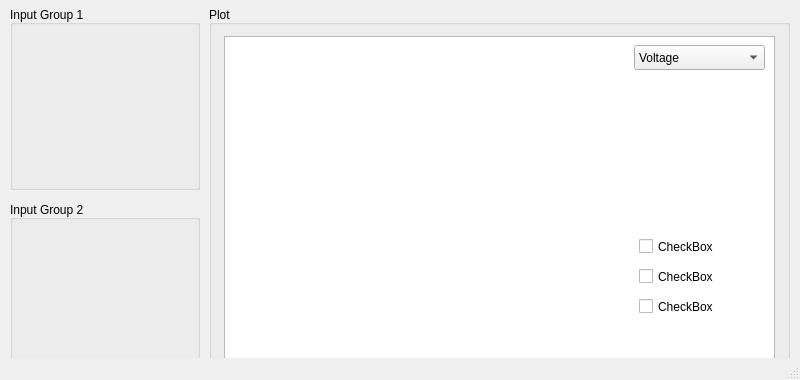
<?xml version="1.0" encoding="UTF-8"?>
<ui version="4.0">
 <class>MainWindow</class>
 <widget class="QMainWindow" name="MainWindow">
  <property name="geometry">
   <rect>
    <x>0</x>
    <y>0</y>
    <width>800</width>
    <height>380</height>
   </rect>
  </property>
  <property name="windowTitle">
   <string>General Power Theory</string>
  </property>
  <widget class="QWidget" name="centralwidget">
   <widget class="QGroupBox" name="plotGroupBox">
    <property name="geometry">
     <rect>
      <x>209</x>
      <y>5</y>
      <width>581</width>
      <height>431</height>
     </rect>
    </property>
    <property name="title">
     <string>Plot</string>
    </property>
    <property name="alignment">
     <set>Qt::AlignBottom|Qt::AlignLeading|Qt::AlignLeft</set>
    </property>
    <property name="flat">
     <bool>false</bool>
    </property>
    <property name="checkable">
     <bool>false</bool>
    </property>
    <widget class="PlotWidget" name="plotGraphicsView">
     <property name="geometry">
      <rect>
       <x>15</x>
       <y>31</y>
       <width>551</width>
       <height>361</height>
      </rect>
     </property>
    </widget>
    <widget class="QComboBox" name="comboBox">
     <property name="geometry">
      <rect>
       <x>425</x>
       <y>40</y>
       <width>131</width>
       <height>25</height>
      </rect>
     </property>
     <item>
      <property name="text">
       <string>Voltage</string>
      </property>
     </item>
     <item>
      <property name="text">
       <string>Current</string>
      </property>
     </item>
    </widget>
    <widget class="QCheckBox" name="checkBox">
     <property name="geometry">
      <rect>
       <x>430</x>
       <y>230</y>
       <width>112</width>
       <height>23</height>
      </rect>
     </property>
     <property name="text">
      <string>CheckBox</string>
     </property>
    </widget>
    <widget class="QCheckBox" name="checkBox_2">
     <property name="geometry">
      <rect>
       <x>430</x>
       <y>260</y>
       <width>112</width>
       <height>23</height>
      </rect>
     </property>
     <property name="text">
      <string>CheckBox</string>
     </property>
    </widget>
    <widget class="QCheckBox" name="checkBox_3">
     <property name="geometry">
      <rect>
       <x>430</x>
       <y>290</y>
       <width>112</width>
       <height>23</height>
      </rect>
     </property>
     <property name="text">
      <string>CheckBox</string>
     </property>
    </widget>
   </widget>
   <widget class="QGroupBox" name="inputGroup1GroupBox">
    <property name="geometry">
     <rect>
      <x>10</x>
      <y>5</y>
      <width>190</width>
      <height>185</height>
     </rect>
    </property>
    <property name="title">
     <string>Input Group 1</string>
    </property>
    <property name="alignment">
     <set>Qt::AlignBottom|Qt::AlignLeading|Qt::AlignLeft</set>
    </property>
   </widget>
   <widget class="QGroupBox" name="inputGroup1GroupBox_2">
    <property name="geometry">
     <rect>
      <x>10</x>
      <y>200</y>
      <width>190</width>
      <height>185</height>
     </rect>
    </property>
    <property name="title">
     <string>Input Group 2</string>
    </property>
    <property name="alignment">
     <set>Qt::AlignBottom|Qt::AlignLeading|Qt::AlignLeft</set>
    </property>
   </widget>
   <widget class="QSplitter" name="splitter">
    <property name="geometry">
     <rect>
      <x>10</x>
      <y>400</y>
      <width>191</width>
      <height>31</height>
     </rect>
    </property>
    <property name="orientation">
     <enum>Qt::Horizontal</enum>
    </property>
    <widget class="QPushButton" name="pushButton">
     <property name="text">
      <string>Start</string>
     </property>
    </widget>
    <widget class="QPushButton" name="pushButton_2">
     <property name="enabled">
      <bool>false</bool>
     </property>
     <property name="text">
      <string>Stop</string>
     </property>
    </widget>
   </widget>
  </widget>
  <widget class="QMenuBar" name="menubar">
   <property name="geometry">
    <rect>
     <x>0</x>
     <y>0</y>
     <width>800</width>
     <height>22</height>
    </rect>
   </property>
  </widget>
  <widget class="QStatusBar" name="statusbar"/>
 </widget>
 <customwidgets>
  <customwidget>
   <class>PlotWidget</class>
   <extends>QGraphicsView</extends>
   <header>pyqtgraph</header>
  </customwidget>
 </customwidgets>
 <resources/>
 <connections/>
</ui>
